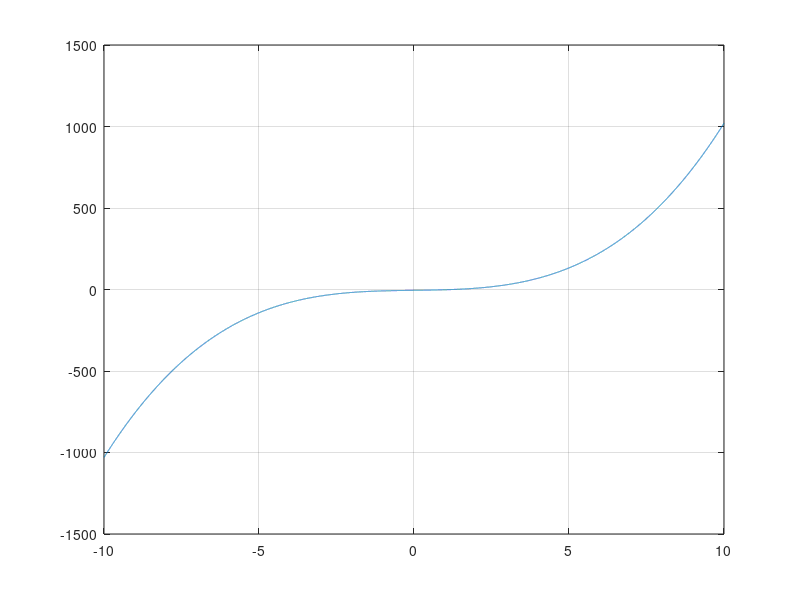

The MATLAB script that drew this image: (Note: this script raises an error after producing the figure.)
eps = 0.01;
F = @(x)(x).^3 + 2.5 .* x - 5;
x = (-10:0.001:10);
plot(x, F(x));
grid on;
a = 0;
b = 1;

x0 = (a + b) / 2;
[der1, der2] = derivative(sym(F));
iter_count = 0;
while true
    iterations_max = 100;
    x = x0;
    iter_count = iter_count + 1;
    df = der1(x);
    M = 1 - df;
    if iter_count > iterations_max
        break;
    elseif abs(F(x)) <= eps
        break;
    else
        x0 = x + F(x) / M;
        x = x0;
    end
end
result = F(x);
iter_count; 
function [der1, der2] = derivative(f)
    der1 = matlabFunction(diff(f));
    der2 = matlabFunction(diff(f, 2));
end
